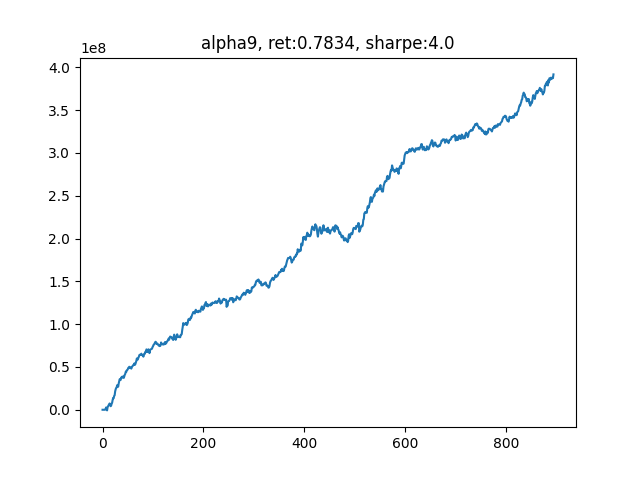

Reproduce this figure in Python.
'''
v_1.4
alpha101单因子测试
'''

from __future__ import print_function
import logging


import os
import time
import numpy as np
import pandas as pd
import matplotlib.pyplot as plt

import scipy.optimize as sco
from sklearn import preprocessing
from sklearn.linear_model import LinearRegression

import multiprocessing as mp
from concurrent.futures import ProcessPoolExecutor, as_completed



import warnings
warnings.filterwarnings("ignore")



############################ Define our factors ####################################### 
def RSIIndividual(data):
    t = 6                           # 需要6天的历史数据
    close = np.array(data)[:, 5]    # 股票N天的close数据
    delta = np.diff(close)     

    delta = pd.Series(delta)
    up, down = delta.copy(), delta.copy()
    up[up < 0] = 0
    down[down > 0] = 0
    roll_up1 = up.ewm(span=5).mean()                      # 上涨天数的指数移动平均
    roll_down1 = down.abs().ewm(span=5).mean()            # 下跌天数的指数移动平均
    RS1 = roll_up1 / roll_down1
    RSI1 = 100.0 - (100.0 / (1.0 + RS1))

    return -RSI1.iloc[-1]


def SixDayRS(data):
    '''
    六日收益率反转
    '''
    t = 6                           # 需要6天的历史数据
    close = np.array(data)[:, 5]    # 股票N天的close数据    
    return -(close[-1]/close[-t] - 1) 

def MOM(data):
    t = 6                           # 需要6天的历史数据
    close = np.array(data)[:, 5]    # 股票N天的close数据
    delta = np.diff(close)     

    delta = pd.Series(delta)
    up, down = delta.copy(), delta.copy()
    up[up < 0] = 0
    down[down > 0] = 0
    roll_up1 = up.ewm(span=5).mean()                      # 上涨天数的指数移动平均
    roll_down1 = down.abs().ewm(span=5).mean()            # 下跌天数的指数移动平均
    RS1 = roll_up1 / roll_down1
    RSI1 = 100.0 - (100.0 / (1.0 + RS1))

    six_day_rs = -(close[-1]/close[-t] - 1) 

    return (-RSI1.iloc[-1] + six_day_rs)/2

def Size(data):
    '''
    市值（收盘价近似代替）
    '''
    t = 6                                   # 需要6天的历史数据
    close = np.array(data)[:, 5]            # 股票N天的close数据
    size = np.log(close)         # 按行求均值
    size = pd.Series(size)
    size = size.rolling(window=5).mean()

    return -size.iloc[-1]


def VolumePct(data):
    '''
    成交量变化率
    '''
    t = 6                                      # 需要6天的历史数据
    volume = np.array(data)[:, 6]              # 股票N天的volume数据
    
    volume = pd.Series(volume)
    # v_pct = np.abs(volume.pct_change(1))
    v_pct = volume.pct_change(3)
    v_pct = v_pct.rolling(window=5).mean()
    return -v_pct.iloc[-1]

###############################   Alpha 101   ##############################
def Alpha6(data):
    _open = pd.Series(np.array(data)[:, 2])                # 开盘价
    volume = pd.Series(np.array(data)[:, 6])              # 股票N天的volume数据
    alpha6 = _open.rolling(window=10).corr(volume)
    return -1*alpha6.iloc[-1]

def Alpha7(data):
    close = pd.Series(np.array(data)[:, 5])
    amount = pd.Series(np.array(data)[:, 7])              # 股票N天的volume数据
    mean_amount = amount.rolling(window=5).mean().iloc[-1]
    if mean_amount<amount.iloc[-1]:
        delta = close.diff(3).abs().iloc[-10:]
        delta_rank = delta.rank()
        return -1*delta_rank.iloc[-1]*np.sign(delta.iloc[-1])
    else:
        return -1

def Alpha9(data):
    close = pd.Series(np.array(data)[:, 5])
    delta = close.diff(1)
    delta_min = delta.rolling(window=5).min().iloc[-1]
    if delta_min>0:
        return delta.iloc[-1]
    else:
        delta_max = delta.rolling(window=5).max().iloc[-1]
        if delta_max<0:
            return delta.iloc[-1]
        else:
            return -1*delta.iloc[-1]

###############################   并行计算因子   ##############################
def each_task(_key, _array):
    factors = []
    # factors.append(RSIIndividual(_array))
    # factors.append(SixDayRS(_array))
    # factors.append(Size(_array))
    # factors.append(VolumePct(_array))
    factors.append(Alpha9(_array))
    return (_key, factors)

def mp_task(batch, data):
    res = []
    for _key in batch:
        res.append(each_task(_key, data[_key]))
    return res

def _batch(stock_list):
    num_of_stock = len(stock_list)
    batch_size = num_of_stock // os.cpu_count()
    for i in range(0, num_of_stock, batch_size):
        yield stock_list[i: i+batch_size]

###############################   回归法估计因子权重   ##############################
def factor_regression(factors_record, pct_record, i):
    X = factors_record[-(i+2)]
    X[np.isnan(X)] = 0
    Y = pct_record[-i]
    Y[np.isnan(Y)] = 0
    reg = LinearRegression()
    # print("X", X)
    # print("Y", Y)
    reg.fit(X,Y)   
    factor_weight = list(reg.coef_)
    factor_weight.append(reg.intercept_)
    
    return factor_weight

###############################   有效前沿计算个股权重   ##############################
def portfolio_annualised_performance(weights, mean_returns, cov_matrix):
    returns = np.sum(mean_returns*weights ) *252
    std = np.sqrt(np.dot(weights.T, np.dot(cov_matrix, weights))) * np.sqrt(252)
    return std, returns

def neg_sharpe_ratio(weights, mean_returns, cov_matrix, risk_free_rate):
    p_var, p_ret = portfolio_annualised_performance(weights, mean_returns, cov_matrix)
    return -(p_ret - risk_free_rate) / p_var

def max_sharpe_ratio(mean_returns, cov_matrix, risk_free_rate):
    num_assets = len(mean_returns)
    args = (mean_returns, cov_matrix, risk_free_rate)
    constraints = ({'type': 'eq', 'fun': lambda x: np.sum(x) - 1})
    bound = (0.0,1.0)
    bounds = tuple(bound for asset in range(num_assets))
    result = sco.minimize(neg_sharpe_ratio, num_assets*[1./num_assets,], args=args,
                        method='SLSQP', bounds=bounds, constraints=constraints)
    return result

###############################   计算仓位收益率   ##############################
def calculate_pct(all_data, position, my_sequence):

    # t+2 和 t+1 的价差
    delta = all_data[all_data['Date'] == my_sequence+2]['Close'].values - \
            all_data[all_data['Date'] == my_sequence+1]['Close'].values

    profit = position @ delta
    return profit



# 因子或是回归最多利用过去10天的数据
MAX_NUM_RECORD = 10
num_of_holding = 100
leverage = 1
my_sequence = 0        # 当前日期
cur_capital = 5e8          # 初始资金
fee = 1.5e-4           # 手续费率

data = {}               # 储存一段时间的行情
yesterday_close = []    # 记录昨日收盘价，用于计算当日收益率
pct_record = []         # 记录每日收益率
factors_record = []     # 记录每日因子值
factors_weight = []     # 因子加权权重
capital_record = []     # 记录资金变动

file_name = r"./CONTEST_DATA_TEST_100_1.csv"
all_data = pd.read_csv(file_name, 
                    usecols=[0,1,2,3,4,5,6,7], 
                    names=['Date','Instrument','Open','High','Low','Close','Volume','Amount'])


daily_data = all_data[all_data['Date']==my_sequence].values
num_of_stock = daily_data.shape[0]
stock_list = np.arange(num_of_stock)

print(daily_data.shape)

# 每一支股票单独存在字典里
for i in range(num_of_stock):
    data[i] = []
    data[i].append(daily_data[i])

stock_batch = list(_batch(stock_list))
# print(stock_batch)

total_days = 900
mp.set_start_method('fork')

while(my_sequence<total_days-5):
    my_sequence += 1
    all_factors = [[]] * num_of_stock     # 每个股票的所有因子是一行
    
    start =  time.time()
    capital_record.append(cur_capital-5e8)
    print('current day: {}, current capital: {}......\n'.format(my_sequence, cur_capital))

    daily_data = all_data[all_data['Date']==my_sequence].values
    daily_data = daily_data[:, 0:8]
    today_close = daily_data[:, 5]                    # 当日收盘价
    if len(yesterday_close)>0:                        # 从第二天开始算起
        pct = (today_close - yesterday_close)/yesterday_close
        pct_record.append(pct)

    num_of_stock = daily_data.shape[0]
    stock_list = np.arange(num_of_stock)

    print(daily_data.shape)

    # 每一支股票单独存在字典里
    for i in range(num_of_stock):
        data[i].append(daily_data[i])

    use_time = time.time() - start
    print("Time of 🍦: ", round(use_time,2))

    if len(data[0]) >= 7:

        with ProcessPoolExecutor() as executor:
            futures = [executor.submit(mp_task, batch, data) for batch in stock_batch]
            for future in as_completed(futures):
                factors_batch = future.result()
                for i in range(len(factors_batch)):
                    _key, factors = factors_batch[i]
                    # print(_key, factors)
                    all_factors[_key] = factors

        # print(all_factors)
        print(len(all_factors))                                               # N * K

        use_time = time.time() - start
        print("Time of 🍎: ", round(use_time,2))

        all_factors = np.array(all_factors)
        all_factors[np.isnan(all_factors)] = 0                                # 处理空值
        all_factors[np.isinf(all_factors)] = 0                                # 处理无限值
        all_factors = preprocessing.scale(all_factors)              # 按列z-score标准化
        # all_factors = np.hstack(([[1]]*num_of_stock, all_factors))            # 每一行最左侧插入[1]
        factors_record.append(all_factors)                                    # T * N * (K)，储存一段时间的因子值，用于计算因子收益率
        num_of_factor = all_factors.shape[1]
        
        if len(factors_weight) == 0:
            final_factors = np.array(all_factors).mean(axis=1)
        else:
            final_factors = np.hstack((all_factors, [[1]]*num_of_stock)) @ np.array(factors_weight)
        
        use_time = time.time() - start
        print("Time of 🍌: ", round(use_time,2))

        _rank = np.argsort(np.argsort(final_factors))    # 0-499，多因子等权组合之后的排序值
        _pos = np.array([0]*num_of_stock)
        
        _buy_line = num_of_stock-num_of_holding/2
        _sell_line = num_of_holding/2
        _pos[_rank>=_buy_line] = 1
        _pos[_rank<_sell_line] = -1
        
        position = _pos * cur_capital * leverage / num_of_holding / today_close
        position[np.isnan(position)] = 0
        position = position.astype(int)
        print("len of position: ", len(position))
        # print(position)
        daily_profit = calculate_pct(all_data, position, my_sequence)
        cur_capital += daily_profit
        cur_capital *= (1-fee)          # 扣除手续费

        use_time = time.time() - start
        print("Time of 🍊: ", round(use_time,2))

        if len(factors_record) >= 10:
            # 其实只做了8次回归，取平均值
            factors_weight = []
            
            # with ProcessPoolExecutor() as executor:
            #     futures = [executor.submit(factor_regression, factors_record, pct_record, i+1) for i in range(len(factors_record)-2)]
            #     for future in as_completed(futures):
            #         factors_weight.append(future.result())
            
            # factors_weight = np.array(factors_weight).mean(axis=0)
            # factors_weight /= np.sum(factors_weight)

            # print("factors_weight: ", factors_weight)
            # if len(factors_record) >= 20: factors_record.pop(0)

        use_time = time.time() - start
        print("Time of 🍐: ", round(use_time,2))

        # 删除最老的一天的数据
        if len(data[0]) >= 20:
            for i in range(num_of_stock):
                data[i].pop(0)
        
        use_time = time.time() - start
        print("Time of 🍉: ", round(use_time,2))

    # use_time = time.time() - start
    # print("Time of posting position: %s", use_time)
    # time.sleep(0.1)
    
    yesterday_close = today_close

total_return = round(capital_record[-1]/5e8, 4)
daily_pct = pd.Series(capital_record)+5e8
daily_pct = daily_pct.pct_change()
sharpe = daily_pct.mean() / daily_pct.std() * np.sqrt(252)
sharpe = np.round(sharpe)

_name = 'alpha9'
plt.figure()
plt.plot(capital_record)
_title = "{}, ret:{}, sharpe:{}".format(_name, total_return, sharpe)
plt.title(_title)
plt.savefig('backtest_{}.png'.format(_name))

factors_record = np.array(factors_record)[:,:,0]
pd.DataFrame(factors_record).to_csv('factors_{}.csv'.format(_name))
